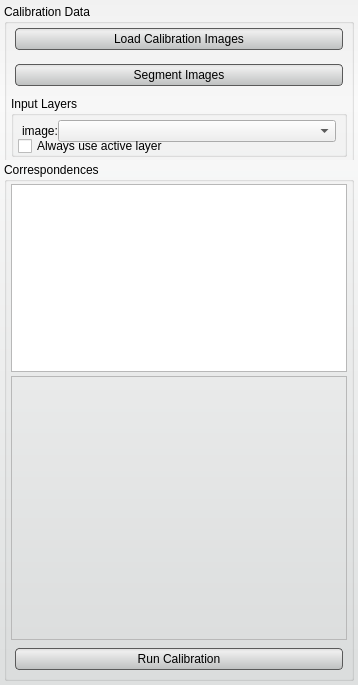
<?xml version="1.0" encoding="UTF-8"?>
<ui version="4.0">
 <class>CalibrationToolInterface</class>
 <widget class="QWidget" name="CalibrationToolInterface">
  <property name="geometry">
   <rect>
    <x>0</x>
    <y>0</y>
    <width>358</width>
    <height>685</height>
   </rect>
  </property>
  <property name="windowTitle">
   <string>Calibration Tool</string>
  </property>
  <property name="styleSheet">
   <string notr="true">QWidget#CalibrationToolInterface{
	border-radius: 3px;
	background-color: qlineargradient(spread:pad, x1:0.5, y1:0, x2:0.5, y2:0.960227, stop:0 rgba(241, 241, 241, 255), stop:0.155779 rgba(250, 250, 250, 255), stop:1 rgba(222, 224, 224, 255));      
}

QPushButton{
	background-color: qlineargradient(spread:pad, x1:0.5, y1:0, x2:0.5, y2:0.960227, stop:0 rgba(221, 221, 221, 255), stop:0.155779 rgba(238, 238, 238, 255), stop:1 rgba(192, 194, 194, 255));
	border-radius: 4px;
	border: 1px solid rgb(90, 90, 90);
	margin:4px;
}

QPushButton:hover{
	background-color: qlineargradient(spread:pad, x1:0.5, y1:0, x2:0.5, y2:1, stop:0 rgba(195, 195, 195, 255), stop:0.253769 rgba(206, 206, 206, 255), stop:1 rgba(185, 185, 185, 255));
	border-radius: 4px;
	border: 1px solid rgb(90, 90, 90);
	margin:4px;
}

QPushButton:pressed{
	background-color: qlineargradient(spread:pad, x1:0.5, y1:0, x2:0.5, y2:1, stop:0 rgba(150, 150, 150, 255), stop:0.753769 rgba(206, 206, 206, 255), stop:1 rgba(185, 185, 185, 255));
	border-radius: 4px;
	border: 1px solid rgb(90, 90, 90);
	margin:4px;
}</string>
  </property>
  <layout class="QVBoxLayout" name="verticalLayout">
   <property name="spacing">
    <number>2</number>
   </property>
   <property name="margin">
    <number>4</number>
   </property>
   <item>
    <widget class="QWidget" name="widget" native="true">
     <property name="minimumSize">
      <size>
       <width>0</width>
       <height>32</height>
      </size>
     </property>
     <layout class="QHBoxLayout" name="horizontalLayout">
      <property name="spacing">
       <number>0</number>
      </property>
      <property name="margin">
       <number>0</number>
      </property>
      <item>
       <widget class="QGroupBox" name="open_file_groupbox_">
        <property name="minimumSize">
         <size>
          <width>0</width>
          <height>160</height>
         </size>
        </property>
        <property name="maximumSize">
         <size>
          <width>16777215</width>
          <height>160</height>
         </size>
        </property>
        <property name="title">
         <string>Calibration Data</string>
        </property>
        <property name="alignment">
         <set>Qt::AlignLeading|Qt::AlignLeft|Qt::AlignTop</set>
        </property>
        <layout class="QVBoxLayout" name="verticalLayout_1">
         <property name="spacing">
          <number>6</number>
         </property>
         <property name="leftMargin">
          <number>4</number>
         </property>
         <property name="topMargin">
          <number>0</number>
         </property>
         <property name="rightMargin">
          <number>4</number>
         </property>
         <property name="bottomMargin">
          <number>4</number>
         </property>
         <item>
          <widget class="QPushButton" name="openDataButton">
           <property name="minimumSize">
            <size>
             <width>0</width>
             <height>30</height>
            </size>
           </property>
           <property name="text">
            <string>Load Calibration Images</string>
           </property>
          </widget>
         </item>
         <item>
          <widget class="QPushButton" name="segmentButton">
           <property name="minimumSize">
            <size>
             <width>0</width>
             <height>30</height>
            </size>
           </property>
           <property name="text">
            <string>Segment Images</string>
           </property>
          </widget>
         </item>
         <item>
          <widget class="QGroupBox" name="input_groupbox_">
           <property name="title">
            <string>Input Layers</string>
           </property>
           <layout class="QVBoxLayout" name="verticalLayout_8">
            <property name="spacing">
             <number>6</number>
            </property>
            <property name="leftMargin">
             <number>4</number>
            </property>
            <property name="topMargin">
             <number>0</number>
            </property>
            <property name="rightMargin">
             <number>4</number>
            </property>
            <property name="bottomMargin">
             <number>4</number>
            </property>
            <item>
             <widget class="QWidget" name="widget_11" native="true">
              <property name="minimumSize">
               <size>
                <width>0</width>
                <height>30</height>
               </size>
              </property>
              <layout class="QHBoxLayout" name="horizontalLayout_8" stretch="1,10">
               <property name="spacing">
                <number>0</number>
               </property>
               <property name="leftMargin">
                <number>4</number>
               </property>
               <property name="topMargin">
                <number>0</number>
               </property>
               <property name="rightMargin">
                <number>4</number>
               </property>
               <property name="bottomMargin">
                <number>0</number>
               </property>
               <item>
                <widget class="QLabel" name="label_10">
                 <property name="text">
                  <string>image:</string>
                 </property>
                </widget>
               </item>
               <item>
                <widget class="QtUtils::QtDropableComboBox" name="input_a_">
                 <property name="sizePolicy">
                  <sizepolicy hsizetype="Ignored" vsizetype="Fixed">
                   <horstretch>0</horstretch>
                   <verstretch>0</verstretch>
                  </sizepolicy>
                 </property>
                </widget>
               </item>
              </layout>
             </widget>
            </item>
            <item>
             <widget class="QWidget" name="widget_12" native="true">
              <property name="minimumSize">
               <size>
                <width>0</width>
                <height>20</height>
               </size>
              </property>
              <layout class="QHBoxLayout" name="horizontalLayout_10">
               <property name="spacing">
                <number>0</number>
               </property>
               <property name="margin">
                <number>0</number>
               </property>
               <item>
                <widget class="QCheckBox" name="use_active_layer_">
                 <property name="enabled">
                 <bool>true</bool>
                 </property>
                 <property name="minimumSize">
                  <size>
                   <width>0</width>
                   <height>20</height>
                  </size>
                 </property>
                 <property name="text">
                  <string>Always use active layer</string>
                 </property>
                </widget>
               </item>
              </layout>
             </widget>
            </item>
           </layout>
          </widget>
         </item>
        </layout>
       </widget>
      </item>
     </layout>
    </widget>
   </item>
   <item>
    <widget class="QGroupBox" name="groupBox">
     <property name="title">
      <string>Correspondences</string>
     </property>
     <layout class="QVBoxLayout" name="verticalLayout_7">
      <property name="spacing">
       <number>4</number>
      </property>
      <property name="leftMargin">
       <number>4</number>
      </property>
      <property name="topMargin">
       <number>2</number>
      </property>
      <property name="rightMargin">
       <number>4</number>
      </property>
      <property name="bottomMargin">
       <number>4</number>
      </property>
      <item>
       <widget class="QTableWidget" name="labelTableWidget"/>
      </item>
      <item>
       <widget class="QLabel" name="imageLabel">
        <property name="minimumSize">
         <size>
          <width>264</width>
          <height>264</height>
         </size>
        </property>
        <property name="frameShape">
         <enum>QFrame::StyledPanel</enum>
        </property>
        <property name="text">
         <string/>
        </property>
        <property name="pixmap">
         <pixmap resource="../../Resources/QtResources.qrc">:/Images/CalibrationGuide.png</pixmap>
        </property>
        <property name="scaledContents">
         <bool>true</bool>
        </property>
       </widget>
      </item>
      <item>
       <widget class="QPushButton" name="runFilterButton">
        <property name="minimumSize">
         <size>
          <width>0</width>
          <height>30</height>
         </size>
        </property>
        <property name="text">
         <string>Run Calibration</string>
        </property>
       </widget>
      </item>
     </layout>
    </widget>
   </item>
  </layout>
 </widget>
 <customwidgets>
  <customwidget>
   <class>QtUtils::QtDropableComboBox</class>
   <extends>QComboBox</extends>
   <header location="global">QtUtils/Widgets/QtDropableComboBox.h</header>
  </customwidget>
 </customwidgets>
 <resources>
  <include location="../../Resources/QtResources.qrc"/>
 </resources>
 <connections/>
</ui>
